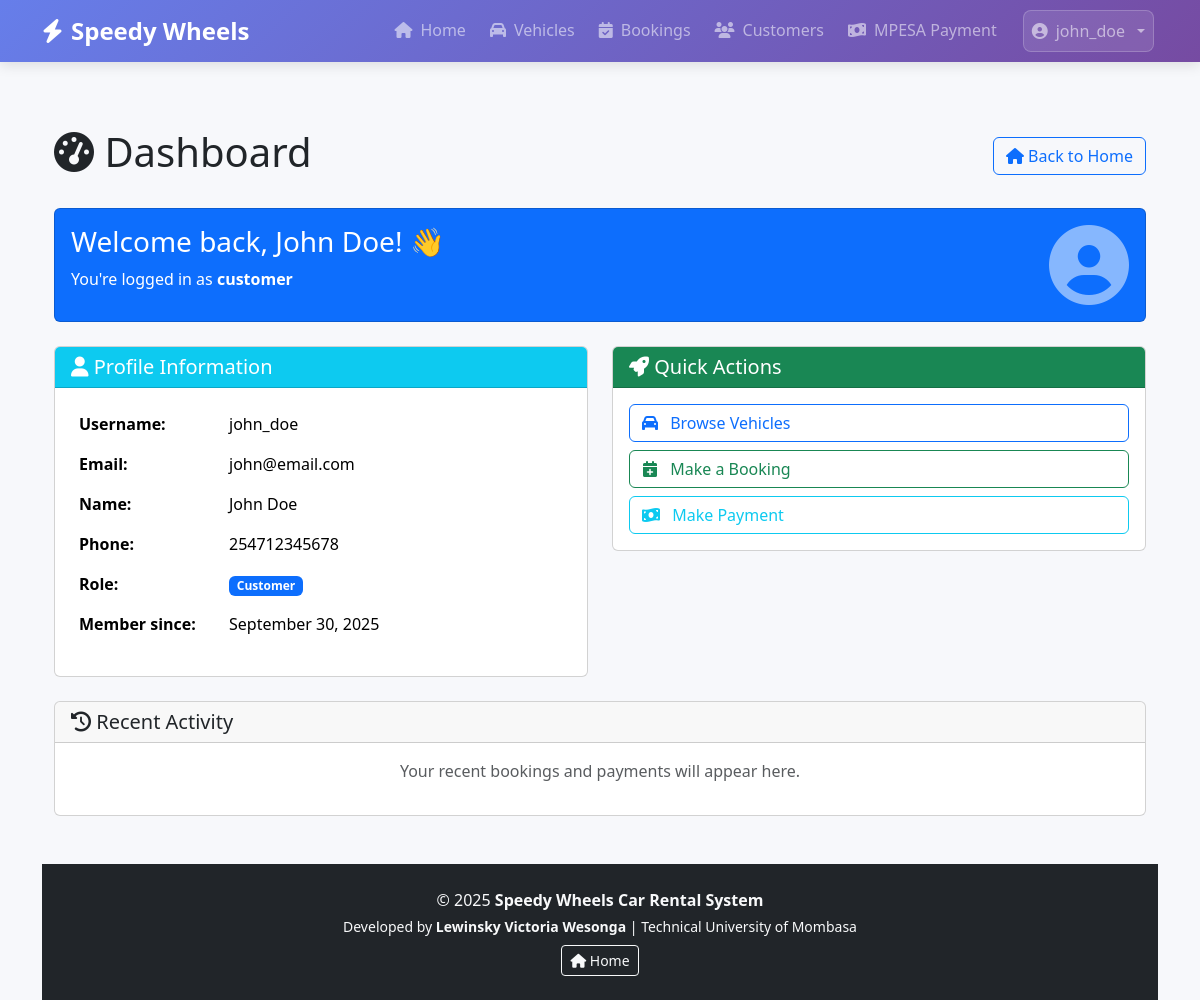
Screenshot of /src/modules/auth/dashboard.php (signed in) with the database file from the repository.
### tables this page shows
CREATE TABLE users (
    id INT PRIMARY KEY AUTO_INCREMENT,
    username VARCHAR(50) UNIQUE NOT NULL,
    email VARCHAR(100) UNIQUE NOT NULL,
    password_hash VARCHAR(255) NOT NULL,
    first_name VARCHAR(50) NOT NULL,
    last_name VARCHAR(50) NOT NULL,
    phone VARCHAR(20),
    user_role ENUM('customer', 'admin') DEFAULT 'customer',
    is_active BOOLEAN DEFAULT TRUE,
    created_at TIMESTAMP DEFAULT CURRENT_TIMESTAMP,
    updated_at TIMESTAMP DEFAULT CURRENT_TIMESTAMP ON UPDATE CURRENT_TIMESTAMP,
    INDEX idx_username (username),
    INDEX idx_email (email),
    INDEX idx_role (user_role)
);

### src/modules/auth/Auth.php (called while the page is built, shortened)
<?php
class Auth {
    private $pdo;
    public function __construct() {
        try {
            $this->pdo = new PDO(
                "mysql:host=localhost;dbname=speedy_wheels;charset=utf8mb4",
                "root",
                "",
                [PDO::ATTR_ERRMODE => PDO::ERRMODE_EXCEPTION]
            );
        } catch (PDOException $e) {
            throw new Exception("Database connection failed: " . $e->getMessage());
        }
    }
    public function getCurrentUser() {
        try {
            $stmt = $this->pdo->prepare("SELECT * FROM users WHERE id = ?");
            $stmt->execute([$_SESSION['user_id']]);
            return $stmt->fetch(PDO::FETCH_ASSOC);
        } catch (Exception $e) {
            return null;
        }
    }
}

### src/modules/auth/dashboard.php (the view, shortened to what this page needs)
<?php
require_once "Auth.php";
require_once "../../includes/auth.php";
require_once "../../includes/header.php";
$auth = new Auth();
$current_user = $auth->getCurrentUser();
?>
<div class="container mt-4">
    <div class="row">
        <div class="col-md-12">
            <div class="d-flex justify-content-between align-items-center mb-4">
                <h1><i class="fas fa-tachometer-alt"></i> Dashboard</h1>
                <div class="btn-group">
                    <a href="<?php echo base_url('index.php'); ?>" class="btn btn-outline-primary">
                        <i class="fas fa-home"></i> Back to Home
                    </a>
                </div>
            </div>
        </div>
    </div>
    <div class="row mb-4">
        <div class="col-md-12">
            <div class="card bg-primary text-white">
                <div class="card-body">
                    <div class="row">
                        <div class="col-md-8">
                            <h3>Welcome back, <?php echo htmlspecialchars($current_user['first_name'] . ' ' . $current_user['last_name']); ?>! 👋</h3>
                            <p class="mb-0">You're logged in as <strong><?php echo htmlspecialchars($current_user['user_role']); ?></strong></p>
                        </div>
                        <div class="col-md-4 text-end">
                            <i class="fas fa-user-circle fa-5x opacity-50"></i>
                        </div>
                    </div>
                </div>
            </div>
        </div>
    </div>
    <div class="row">
        <div class="col-md-6">
            <div class="card">
                <div class="card-header bg-info text-white">
                    <h5 class="mb-0"><i class="fas fa-user"></i> Profile Information</h5>
                </div>
                <div class="card-body">
                    <table class="table table-borderless">
                        <tr>
                            <th width="30%">Username:</th>
                            <td><?php echo htmlspecialchars($current_user['username']); ?></td>
                        </tr>
                        <tr>
                            <th>Email:</th>
                            <td><?php echo htmlspecialchars($current_user['email']); ?></td>
                        </tr>
                        <tr>
                            <th>Name:</th>
                            <td><?php echo htmlspecialchars($current_user['first_name'] . ' ' . $current_user['last_name']); ?></td>
                        </tr>
                        <tr>
                            <th>Phone:</th>
                            <td><?php echo htmlspecialchars($current_user['phone'] ?? 'Not provided'); ?></td>
                        </tr>
                        <tr>
                            <th>Role:</th>
                            <td>
                                <span class="badge bg-<?php echo $current_user['user_role'] === 'admin' ? 'danger' : 'primary'; ?>">
                                    <?php echo ucfirst($current_user['user_role']); ?>
                                </span>
                            </td>
                        </tr>
                        <tr>
                            <th>Member since:</th>
                            <td><?php echo date('F j, Y', strtotime($current_user['created_at'])); ?></td>
                        </tr>
                    </table>
                </div>
            </div>
        </div>
        <div class="col-md-6">
            <div class="card">
                <div class="card-header bg-success text-white">
                    <h5 class="mb-0"><i class="fas fa-rocket"></i> Quick Actions</h5>
                </div>
                <div class="card-body">
                    <div class="d-grid gap-2">
                        <a href="<?php echo base_url('src/modules/vehicles/index.php'); ?>" class="btn btn-outline-primary text-start">
                            <i class="fas fa-car me-2"></i> Browse Vehicles
                        </a>
                        <a href="<?php echo base_url('src/modules/bookings/create_booking.php'); ?>" class="btn btn-outline-success text-start">
                            <i class="fas fa-calendar-plus me-2"></i> Make a Booking
                        </a>
                        <a href="<?php echo base_url('src/modules/payments/payment.php'); ?>" class="btn btn-outline-info text-start">
                            <i class="fas fa-money-bill-wave me-2"></i> Make Payment
                        </a>
                    </div>
                </div>
            </div>
        </div>
    </div>
    <div class="row mt-4">
        <div class="col-md-12">
            <div class="card">
                <div class="card-header">
                    <h5 class="mb-0"><i class="fas fa-history"></i> Recent Activity</h5>
                </div>
                <div class="card-body">
                    <p class="text-muted text-center">Your recent bookings and payments will appear here.</p>
                </div>
            </div>
        </div>
    </div>
</div>
<?php require_once "../../includes/footer.php"; ?>

### src/includes/header.php (style rules this page uses)
:root { --primary-gradient: linear-gradient(135deg, #667eea 0%, #764ba2 100%); --primary-gradient-hover: linear-gradient(135deg, #5a6fd8 0%, #6a4190 100%); --shadow: 0 4px 12px rgba(0,0,0,0.1); }
body { background: #f7f8fb; padding-top: 80px; min-height: 100vh; display: flex; flex-direction: column; }

### rows the page displays
users: first_name+last_name "John Doe", user_role "customer", username "john_doe", email "john@email.com", phone "254712345678", user_role "Customer", created_at "September 30, 2025"

### other values shown
$item['title'] "Home"
$item['title'] "Vehicles"
$item['title'] "Bookings"
$item['title'] "Customers"
$item['title'] "MPESA Payment"
getCurrentUsername() "john_doe"
